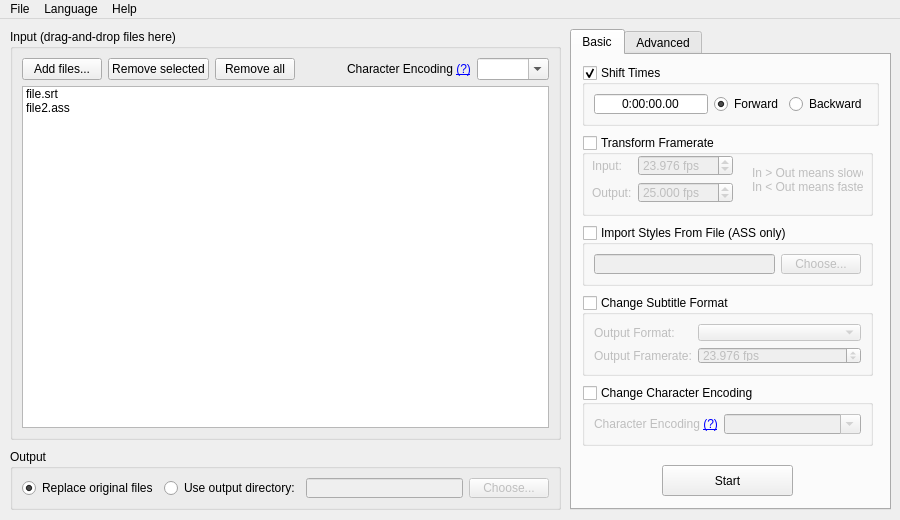
<?xml version="1.0" encoding="UTF-8"?>
<ui version="4.0">
 <class>MainWindow</class>
 <widget class="QMainWindow" name="MainWindow">
  <property name="geometry">
   <rect>
    <x>0</x>
    <y>0</y>
    <width>900</width>
    <height>520</height>
   </rect>
  </property>
  <property name="acceptDrops">
   <bool>true</bool>
  </property>
  <property name="windowTitle">
   <string>pysubs2-gui</string>
  </property>
  <widget class="QWidget" name="centralwidget">
   <widget class="QGroupBox" name="groupBox">
    <property name="geometry">
     <rect>
      <x>10</x>
      <y>10</y>
      <width>551</width>
      <height>411</height>
     </rect>
    </property>
    <property name="acceptDrops">
     <bool>false</bool>
    </property>
    <property name="title">
     <string>Input (drag-and-drop files here)</string>
    </property>
    <layout class="QVBoxLayout" name="verticalLayout">
     <item>
      <layout class="QHBoxLayout" name="horizontalLayout">
       <item>
        <widget class="QPushButton" name="addFilesButton">
         <property name="text">
          <string>Add files...</string>
         </property>
        </widget>
       </item>
       <item>
        <widget class="QPushButton" name="removeSelectedButton">
         <property name="text">
          <string>Remove selected</string>
         </property>
        </widget>
       </item>
       <item>
        <widget class="QPushButton" name="removeAllButton">
         <property name="text">
          <string>Remove all</string>
         </property>
        </widget>
       </item>
       <item>
        <spacer name="horizontalSpacer">
         <property name="orientation">
          <enum>Qt::Horizontal</enum>
         </property>
         <property name="sizeHint" stdset="0">
          <size>
           <width>40</width>
           <height>20</height>
          </size>
         </property>
        </spacer>
       </item>
       <item>
        <widget class="QLabel" name="inputEncodingLabel">
         <property name="text">
          <string>&lt;html&gt;&lt;head/&gt;&lt;body&gt;&lt;p&gt;Character Encoding &lt;a href=&quot;#&quot;&gt;&lt;span style=&quot; text-decoration: underline; color:#0000ff;&quot;&gt;(?)&lt;/span&gt;&lt;/a&gt;&lt;/p&gt;&lt;/body&gt;&lt;/html&gt;</string>
         </property>
         <property name="openExternalLinks">
          <bool>false</bool>
         </property>
        </widget>
       </item>
       <item>
        <widget class="QComboBox" name="inputEncodingCombo">
         <property name="editable">
          <bool>true</bool>
         </property>
        </widget>
       </item>
      </layout>
     </item>
     <item>
      <widget class="QListWidget" name="inputFileList">
       <property name="acceptDrops">
        <bool>false</bool>
       </property>
       <property name="selectionMode">
        <enum>QAbstractItemView::ExtendedSelection</enum>
       </property>
       <item>
        <property name="text">
         <string>file.srt</string>
        </property>
       </item>
       <item>
        <property name="text">
         <string>file2.ass</string>
        </property>
       </item>
      </widget>
     </item>
    </layout>
   </widget>
   <widget class="QTabWidget" name="tabWidget">
    <property name="enabled">
     <bool>true</bool>
    </property>
    <property name="geometry">
     <rect>
      <x>570</x>
      <y>10</y>
      <width>321</width>
      <height>481</height>
     </rect>
    </property>
    <property name="currentIndex">
     <number>0</number>
    </property>
    <widget class="QWidget" name="tab">
     <attribute name="title">
      <string>Basic</string>
     </attribute>
     <widget class="QGroupBox" name="shiftTimesGroup">
      <property name="geometry">
       <rect>
        <x>10</x>
        <y>10</y>
        <width>297</width>
        <height>61</height>
       </rect>
      </property>
      <property name="title">
       <string>Shift Times</string>
      </property>
      <property name="flat">
       <bool>false</bool>
      </property>
      <property name="checkable">
       <bool>true</bool>
      </property>
      <layout class="QHBoxLayout" name="horizontalLayout_4">
       <item>
        <widget class="QLineEdit" name="shiftTimesEdit">
         <property name="inputMask">
          <string>9:99:99.99; </string>
         </property>
         <property name="text">
          <string>0:00:00.00</string>
         </property>
         <property name="alignment">
          <set>Qt::AlignCenter</set>
         </property>
        </widget>
       </item>
       <item>
        <widget class="QRadioButton" name="shiftTimesForwardRadio">
         <property name="text">
          <string>Forward</string>
         </property>
         <property name="checked">
          <bool>true</bool>
         </property>
        </widget>
       </item>
       <item>
        <widget class="QRadioButton" name="shiftTimesBackwardRadio">
         <property name="text">
          <string>Backward</string>
         </property>
        </widget>
       </item>
      </layout>
     </widget>
     <widget class="QGroupBox" name="transformFramerateGroup">
      <property name="geometry">
       <rect>
        <x>10</x>
        <y>80</y>
        <width>291</width>
        <height>81</height>
       </rect>
      </property>
      <property name="title">
       <string>Transform Framerate</string>
      </property>
      <property name="checkable">
       <bool>true</bool>
      </property>
      <property name="checked">
       <bool>false</bool>
      </property>
      <widget class="QLabel" name="transformFramerateLabel">
       <property name="geometry">
        <rect>
         <x>170</x>
         <y>30</y>
         <width>111</width>
         <height>31</height>
        </rect>
       </property>
       <property name="text">
        <string>&lt;html&gt;&lt;head/&gt;&lt;body&gt;&lt;p&gt;In &amp;gt; Out means slower.&lt;br/&gt;In &amp;lt; Out means faster.&lt;/p&gt;&lt;/body&gt;&lt;/html&gt;</string>
       </property>
      </widget>
      <widget class="QWidget" name="layoutWidget">
       <property name="geometry">
        <rect>
         <x>10</x>
         <y>20</y>
         <width>141</width>
         <height>48</height>
        </rect>
       </property>
       <layout class="QFormLayout" name="formLayout">
        <item row="0" column="0">
         <widget class="QLabel" name="label_3">
          <property name="text">
           <string>Input:</string>
          </property>
         </widget>
        </item>
        <item row="0" column="1">
         <widget class="QDoubleSpinBox" name="transformFramerateInputSpinbox">
          <property name="keyboardTracking">
           <bool>false</bool>
          </property>
          <property name="suffix">
           <string> fps</string>
          </property>
          <property name="decimals">
           <number>3</number>
          </property>
          <property name="maximum">
           <double>120.000000000000000</double>
          </property>
          <property name="value">
           <double>23.975999999999999</double>
          </property>
         </widget>
        </item>
        <item row="1" column="0">
         <widget class="QLabel" name="label_4">
          <property name="text">
           <string>Output:</string>
          </property>
         </widget>
        </item>
        <item row="1" column="1">
         <widget class="QDoubleSpinBox" name="transformFramerateOutputSpinbox">
          <property name="keyboardTracking">
           <bool>false</bool>
          </property>
          <property name="suffix">
           <string> fps</string>
          </property>
          <property name="decimals">
           <number>3</number>
          </property>
          <property name="maximum">
           <double>120.000000000000000</double>
          </property>
          <property name="value">
           <double>25.000000000000000</double>
          </property>
         </widget>
        </item>
       </layout>
      </widget>
     </widget>
     <widget class="QPushButton" name="startBasicButton">
      <property name="geometry">
       <rect>
        <x>90</x>
        <y>410</y>
        <width>131</width>
        <height>31</height>
       </rect>
      </property>
      <property name="text">
       <string>Start</string>
      </property>
     </widget>
     <widget class="QGroupBox" name="importStylesGroup">
      <property name="geometry">
       <rect>
        <x>10</x>
        <y>170</y>
        <width>291</width>
        <height>61</height>
       </rect>
      </property>
      <property name="title">
       <string>Import Styles From File (ASS only)</string>
      </property>
      <property name="checkable">
       <bool>true</bool>
      </property>
      <property name="checked">
       <bool>false</bool>
      </property>
      <layout class="QHBoxLayout" name="horizontalLayout_5">
       <item>
        <widget class="QLineEdit" name="styleFileEdit"/>
       </item>
       <item>
        <widget class="QPushButton" name="styleFileButton">
         <property name="text">
          <string>Choose...</string>
         </property>
        </widget>
       </item>
      </layout>
     </widget>
     <widget class="QGroupBox" name="changeFormatGroup">
      <property name="geometry">
       <rect>
        <x>10</x>
        <y>240</y>
        <width>291</width>
        <height>81</height>
       </rect>
      </property>
      <property name="title">
       <string>Change Subtitle Format</string>
      </property>
      <property name="checkable">
       <bool>true</bool>
      </property>
      <property name="checked">
       <bool>false</bool>
      </property>
      <layout class="QFormLayout" name="formLayout_2">
       <item row="0" column="0">
        <widget class="QLabel" name="label_8">
         <property name="text">
          <string>Output Format:</string>
         </property>
        </widget>
       </item>
       <item row="0" column="1">
        <widget class="QComboBox" name="outputFormatCombo"/>
       </item>
       <item row="1" column="0">
        <widget class="QLabel" name="label_9">
         <property name="text">
          <string>Output Framerate:</string>
         </property>
        </widget>
       </item>
       <item row="1" column="1">
        <widget class="QDoubleSpinBox" name="outputEncodingFramerateSpinbox">
         <property name="enabled">
          <bool>false</bool>
         </property>
         <property name="suffix">
          <string> fps</string>
         </property>
         <property name="decimals">
          <number>3</number>
         </property>
         <property name="maximum">
          <double>120.000000000000000</double>
         </property>
         <property name="value">
          <double>23.975999999999999</double>
         </property>
        </widget>
       </item>
      </layout>
     </widget>
     <widget class="QGroupBox" name="changeEncodingGroup">
      <property name="geometry">
       <rect>
        <x>10</x>
        <y>330</y>
        <width>291</width>
        <height>61</height>
       </rect>
      </property>
      <property name="title">
       <string>Change Character Encoding</string>
      </property>
      <property name="checkable">
       <bool>true</bool>
      </property>
      <property name="checked">
       <bool>false</bool>
      </property>
      <layout class="QFormLayout" name="formLayout_3">
       <item row="0" column="0">
        <widget class="QLabel" name="outputEncodingLabel">
         <property name="text">
          <string>&lt;html&gt;&lt;head/&gt;&lt;body&gt;&lt;p&gt;Character Encoding &lt;a href=&quot;#&quot;&gt;&lt;span style=&quot; text-decoration: underline; color:#0000ff;&quot;&gt;(?)&lt;/span&gt;&lt;/a&gt;&lt;/p&gt;&lt;/body&gt;&lt;/html&gt;</string>
         </property>
         <property name="openExternalLinks">
          <bool>false</bool>
         </property>
        </widget>
       </item>
       <item row="0" column="1">
        <widget class="QComboBox" name="outputEncodingCombo">
         <property name="editable">
          <bool>true</bool>
         </property>
        </widget>
       </item>
      </layout>
     </widget>
    </widget>
    <widget class="QWidget" name="tab_2">
     <attribute name="title">
      <string>Advanced</string>
     </attribute>
     <widget class="QTextEdit" name="snippetEdit">
      <property name="geometry">
       <rect>
        <x>10</x>
        <y>90</y>
        <width>291</width>
        <height>301</height>
       </rect>
      </property>
      <property name="font">
       <font>
        <family>Courier New</family>
       </font>
      </property>
      <property name="html">
       <string>&lt;!DOCTYPE HTML PUBLIC &quot;-//W3C//DTD HTML 4.0//EN&quot; &quot;http://www.w3.org/TR/REC-html40/strict.dtd&quot;&gt;
&lt;html&gt;&lt;head&gt;&lt;meta name=&quot;qrichtext&quot; content=&quot;1&quot; /&gt;&lt;style type=&quot;text/css&quot;&gt;
p, li { white-space: pre-wrap; }
&lt;/style&gt;&lt;/head&gt;&lt;body style=&quot; font-family:'Courier New'; font-size:8.25pt; font-weight:400; font-style:normal;&quot;&gt;
&lt;p style=&quot; margin-top:0px; margin-bottom:0px; margin-left:0px; margin-right:0px; -qt-block-indent:0; text-indent:0px;&quot;&gt;&lt;span style=&quot; font-size:8pt;&quot;&gt;# Python code goes here&lt;/span&gt;&lt;/p&gt;&lt;/body&gt;&lt;/html&gt;</string>
      </property>
      <property name="acceptRichText">
       <bool>false</bool>
      </property>
     </widget>
     <widget class="QPushButton" name="startAdvancedButton">
      <property name="geometry">
       <rect>
        <x>10</x>
        <y>410</y>
        <width>131</width>
        <height>31</height>
       </rect>
      </property>
      <property name="text">
       <string>Start</string>
      </property>
     </widget>
     <widget class="QLabel" name="versionLabel">
      <property name="geometry">
       <rect>
        <x>160</x>
        <y>410</y>
        <width>141</width>
        <height>31</height>
       </rect>
      </property>
      <property name="text">
       <string>&lt;html&gt;&lt;head/&gt;&lt;body&gt;&lt;p&gt;Python version: {python_ver}&lt;br/&gt;pysubs2 version: {pysubs2_ver}&lt;/p&gt;&lt;/body&gt;&lt;/html&gt;</string>
      </property>
      <property name="alignment">
       <set>Qt::AlignRight|Qt::AlignTrailing|Qt::AlignVCenter</set>
      </property>
     </widget>
     <widget class="QComboBox" name="snippetsCombo">
      <property name="geometry">
       <rect>
        <x>10</x>
        <y>50</y>
        <width>201</width>
        <height>22</height>
       </rect>
      </property>
     </widget>
     <widget class="QPushButton" name="loadSnippetButton">
      <property name="geometry">
       <rect>
        <x>220</x>
        <y>50</y>
        <width>81</width>
        <height>23</height>
       </rect>
      </property>
      <property name="text">
       <string>Load Snippet</string>
      </property>
     </widget>
     <widget class="QLabel" name="label_7">
      <property name="geometry">
       <rect>
        <x>10</x>
        <y>10</y>
        <width>291</width>
        <height>31</height>
       </rect>
      </property>
      <property name="text">
       <string>&lt;html&gt;&lt;head/&gt;&lt;body&gt;&lt;p&gt;Write your own processing script with Python and pysubs2.&lt;br/&gt;Use predefined snippets and &lt;a href=&quot;http://pythonhosted.org/pysubs2/&quot;&gt;&lt;span style=&quot; text-decoration: underline; color:#0000ff;&quot;&gt;pysubs2 docs&lt;/span&gt;&lt;/a&gt; for reference.&lt;/p&gt;&lt;/body&gt;&lt;/html&gt;</string>
      </property>
      <property name="wordWrap">
       <bool>true</bool>
      </property>
      <property name="openExternalLinks">
       <bool>true</bool>
      </property>
     </widget>
    </widget>
   </widget>
   <widget class="QGroupBox" name="groupBox_2">
    <property name="geometry">
     <rect>
      <x>10</x>
      <y>430</y>
      <width>551</width>
      <height>61</height>
     </rect>
    </property>
    <property name="title">
     <string>Output</string>
    </property>
    <layout class="QVBoxLayout" name="verticalLayout_2">
     <item>
      <layout class="QHBoxLayout" name="horizontalLayout_3">
       <item>
        <widget class="QRadioButton" name="replaceOriginalFilesRadio">
         <property name="text">
          <string>Replace original files</string>
         </property>
         <property name="checked">
          <bool>true</bool>
         </property>
        </widget>
       </item>
       <item>
        <widget class="QRadioButton" name="useOutputDirectoryRadio">
         <property name="text">
          <string>Use output directory:</string>
         </property>
        </widget>
       </item>
       <item>
        <widget class="QWidget" name="outputDirectoryWidget" native="true">
         <property name="enabled">
          <bool>false</bool>
         </property>
         <layout class="QHBoxLayout" name="horizontalLayout_2">
          <property name="margin">
           <number>0</number>
          </property>
          <item>
           <widget class="QLineEdit" name="outputDirectoryEdit"/>
          </item>
          <item>
           <widget class="QPushButton" name="outputDirectoryButton">
            <property name="text">
             <string>Choose...</string>
            </property>
           </widget>
          </item>
         </layout>
        </widget>
       </item>
      </layout>
     </item>
    </layout>
   </widget>
  </widget>
  <widget class="QMenuBar" name="menubar">
   <property name="geometry">
    <rect>
     <x>0</x>
     <y>0</y>
     <width>900</width>
     <height>20</height>
    </rect>
   </property>
   <widget class="QMenu" name="menuXxx">
    <property name="title">
     <string>File</string>
    </property>
    <addaction name="actionExit"/>
   </widget>
   <widget class="QMenu" name="menuHelp">
    <property name="title">
     <string>Language</string>
    </property>
    <addaction name="actionEnglish"/>
    <addaction name="actionCesky"/>
   </widget>
   <widget class="QMenu" name="menuHelp_2">
    <property name="title">
     <string>Help</string>
    </property>
    <addaction name="actionAbout"/>
   </widget>
   <addaction name="menuXxx"/>
   <addaction name="menuHelp"/>
   <addaction name="menuHelp_2"/>
  </widget>
  <action name="actionEnglish">
   <property name="text">
    <string>English (en)</string>
   </property>
  </action>
  <action name="actionCesky">
   <property name="text">
    <string>Česky (cs)</string>
   </property>
  </action>
  <action name="actionExit">
   <property name="text">
    <string>Exit</string>
   </property>
  </action>
  <action name="actionAbout">
   <property name="text">
    <string>About</string>
   </property>
  </action>
 </widget>
 <resources/>
 <connections>
  <connection>
   <sender>actionExit</sender>
   <signal>activated()</signal>
   <receiver>MainWindow</receiver>
   <slot>close()</slot>
   <hints>
    <hint type="sourcelabel">
     <x>-1</x>
     <y>-1</y>
    </hint>
    <hint type="destinationlabel">
     <x>449</x>
     <y>259</y>
    </hint>
   </hints>
  </connection>
  <connection>
   <sender>removeAllButton</sender>
   <signal>clicked()</signal>
   <receiver>inputFileList</receiver>
   <slot>clear()</slot>
   <hints>
    <hint type="sourcelabel">
     <x>235</x>
     <y>65</y>
    </hint>
    <hint type="destinationlabel">
     <x>285</x>
     <y>257</y>
    </hint>
   </hints>
  </connection>
  <connection>
   <sender>useOutputDirectoryRadio</sender>
   <signal>toggled(bool)</signal>
   <receiver>outputDirectoryWidget</receiver>
   <slot>setEnabled(bool)</slot>
   <hints>
    <hint type="sourcelabel">
     <x>207</x>
     <y>489</y>
    </hint>
    <hint type="destinationlabel">
     <x>474</x>
     <y>484</y>
    </hint>
   </hints>
  </connection>
 </connections>
</ui>
